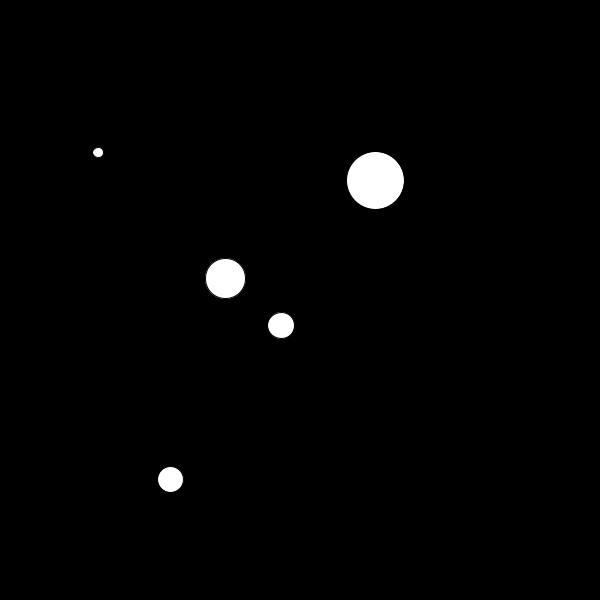
Frame 1 (no input)
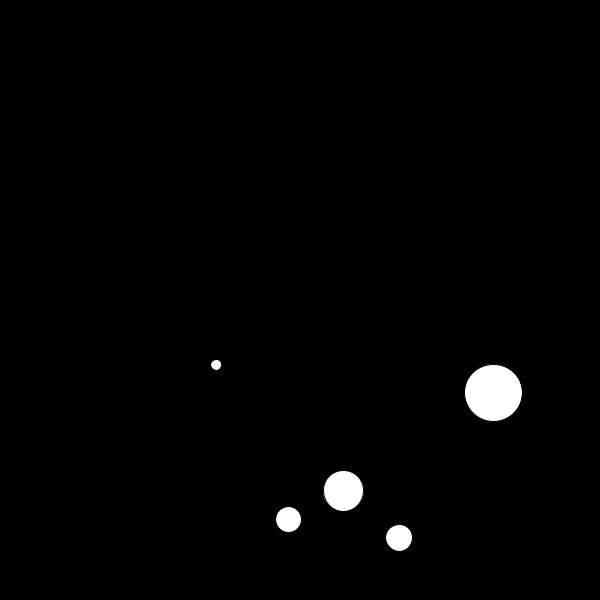
Frame 60 (the mouse pressed at the canvas centre just before this capture)
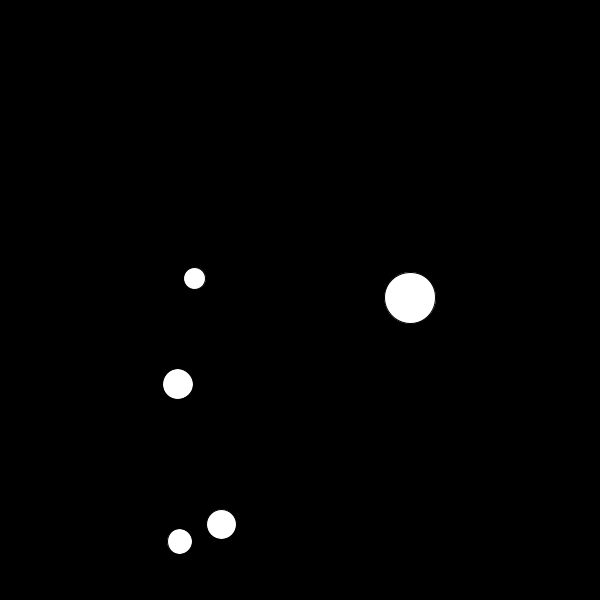
Frame 120 (the mouse held since frame 60 and released just before this capture)

The Processing sketch that drew these frames (run headless with seeded random() and noise(); from frame 60 on, the mouse is pressed at the canvas centre):

// Processing sketch: PVector_ArrayList_tutorial_b
// ── PVector_ArrayList_tutorial_b.pde
//Declare
ArrayList ballCollection;

float x = 50;
float y = 50;

void setup() {
  size(600, 600);
  initiate();
}

void draw() {
  background(0);

  for (int i = 0; i < ballCollection.size(); i++) {
    Ball thisBalls = (Ball)ballCollection.get(i);
    thisBalls.run();
  }
}

void initiate() {
  ballCollection = new ArrayList();

  for (int i = 0; i < 5; i++) {
    PVector origin = new PVector(random(50, width-50), random(50, height-50));
    Ball myBall = new Ball(origin, random(5, 30));
    ballCollection.add(myBall);
  }
}

void mousePressed() {
  initiate();
}


// ── Ball.pde
class Ball{
  //Global variables
  PVector loc;
  PVector speed = new PVector(2,0.5);
  PVector acc = new PVector(0, 0);
  PVector gravityIndex = new PVector(0,0.1);
  float r =25;
  
  //class Constructor
  Ball(PVector _loc, float _r){
    loc = _loc;
    r = _r;
  }
  
  //Functions
  void run(){
    move();
    display();
    bounce();
    collide();
  }
  
  void move(){
    acc.add(gravityIndex);
    speed.add(acc);
    loc.add(speed);
    acc = new PVector(0, 0);
  }
  
  void bounce() {
    if (loc.x>width-r) {
      speed.x*=-1;
      loc.x = width-r;
    }
    if (loc.x<r) {
      speed.x*=-1;
      loc.x = r;
    }
    if (loc.y>height-r) {
      speed.y*=-1;
      loc.y = height-r;
    }
    if (loc.y<r) {
      speed.y*=-1;
      loc.y = r;
    }
  }
  
  void collide() {
    for (int i=0;i<ballCollection.size();i++) {
      Ball other = (Ball)ballCollection.get(i);
      PVector diff = PVector.sub(loc,other.loc);
      float distance = diff.mag();
      
      if (distance >0 && distance <r+other.r) {
        diff.normalize();
        diff.mult(20/r);//small balls can be more easierly change motion
        acc.add(diff);
      }
    }
  }
  
  void display(){
    ellipse(loc.x, loc.y, r*2, r*2);
  }
}
